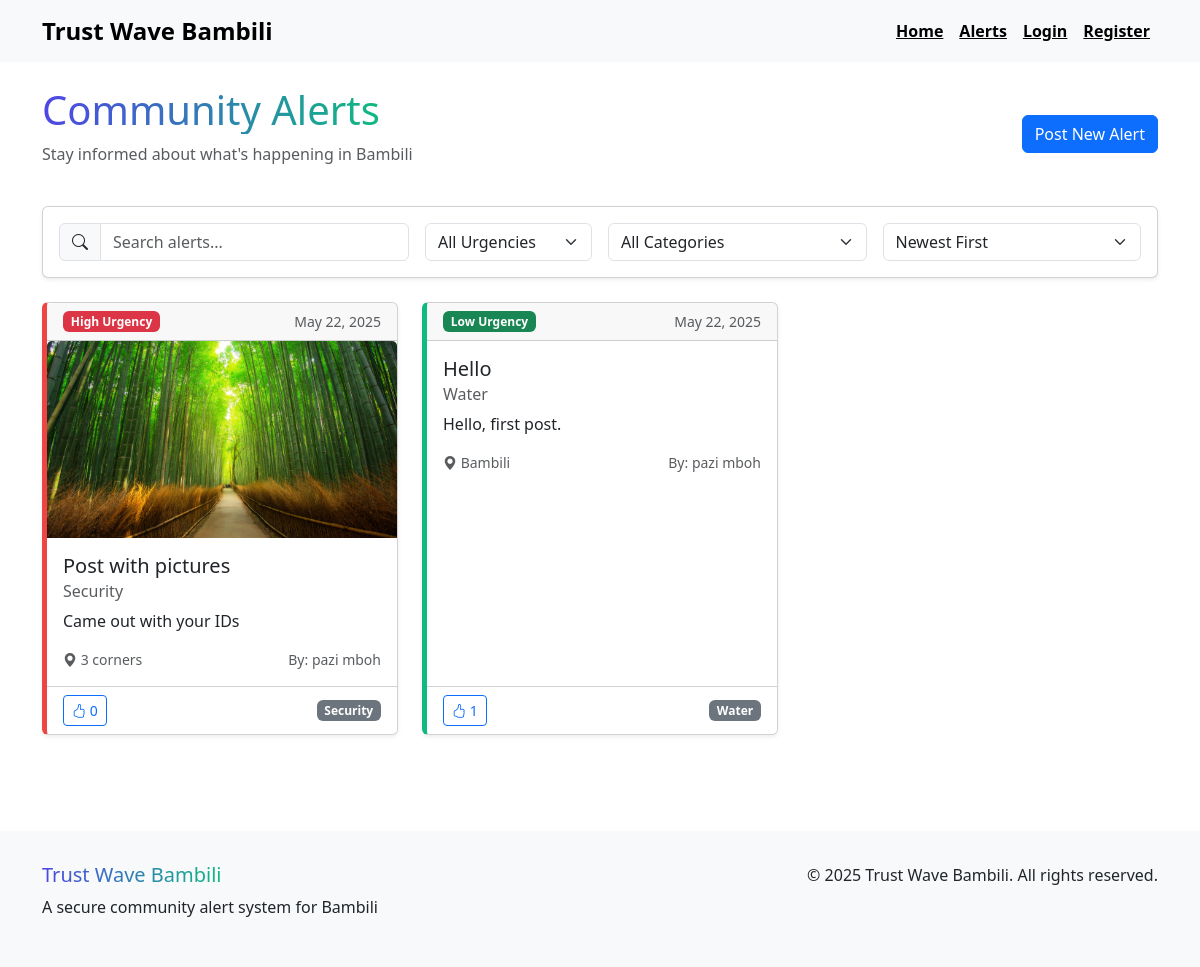
The app's page /alerts/, older data.
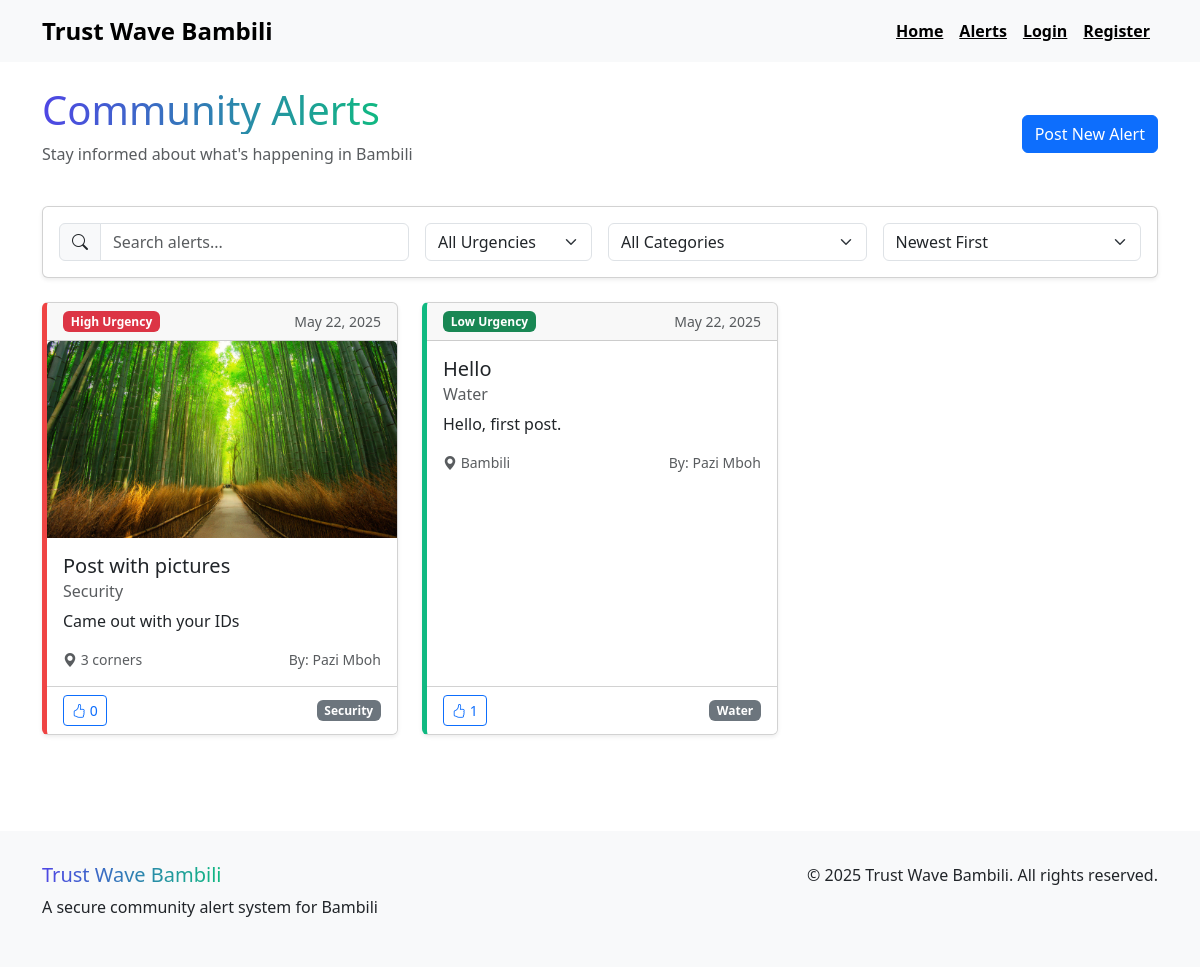
The same page, newer data.
### trustwave/models.py (models this page shows, shortened)
class Alert(models.Model):
    URGENCY_CHOICES = [
        ('low', 'Low'),
        ('medium', 'Medium'),
        ('high', 'High'),
    ]
    title = models.CharField(max_length=255)
    description = models.TextField()
    location = models.CharField(max_length=255)
    urgency = models.CharField(max_length=10, choices=URGENCY_CHOICES)
    category = models.CharField(max_length=100)
    created_at = models.DateTimeField(auto_now_add=True)
    user = models.ForeignKey(CustomUser, on_delete=models.CASCADE)
    image = models.ImageField(upload_to='alert_images/', blank=True, null=True)
    @property
    def votes(self):
        return self.alertvote_set.count()

class CustomUser(AbstractUser):
    username = None
    full_name = models.CharField(max_length=255)
    email = models.EmailField(_('email address'), unique=True)
    phone_number = models.CharField(
        max_length=15,
        validators=[RegexValidator(r'^\+?1?\d{9,15}$', message="Phone number must be entered in the format: '+999999999'. Up to 15 digits allowed.")],
        unique=True
    )
    profession = models.CharField(
        max_length=20,
        choices=ProfessionType.choices,
        default=ProfessionType.OTHER
    )
    location = models.CharField(max_length=255)
    id_card = models.ImageField(upload_to='id_cards/', blank=True, null=True)
    supporting_doc = models.FileField(upload_to='supporting_docs/', blank=True, null=True)
    status = models.CharField(
        max_length=20,
        choices=AccountStatus.choices,
        default=AccountStatus.PENDING
    )
    created_at = models.DateTimeField(auto_now_add=True)
    is_admin = models.BooleanField(default=False)
    objects = CustomUserManager()  # <-- Add this line
    USERNAME_FIELD = 'email'
    REQUIRED_FIELDS = ['full_name', 'phone_number', 'profession', 'location']

### trustwave/views.py (the view)
# urls.py: path('alerts/', views.alerts, name='alerts'),
def alerts(request):
    all_alerts = Alert.objects.all().order_by('-created_at')
    urgency = request.GET.get('urgency', 'all')
    category = request.GET.get('category', 'all')
    sort_by = request.GET.get('sort_by', 'date')
    search = request.GET.get('search', '')
    if urgency != 'all':
        all_alerts = all_alerts.filter(urgency=urgency)
    if category != 'all':
        all_alerts = all_alerts.filter(category=category)
    if search:
        all_alerts = all_alerts.filter(
            Q(title__icontains=search) |
            Q(description__icontains=search) |
            Q(location__icontains=search)
        )
    if sort_by == 'votes':
        all_alerts = sorted(all_alerts, key=lambda a: a.votes, reverse=True)
    elif sort_by == 'urgency':
        urgency_weights = {'high': 3, 'medium': 2, 'low': 1}
        all_alerts = sorted(all_alerts, key=lambda a: urgency_weights.get(a.urgency, 0), reverse=True)
    categories = Alert.objects.values_list('category', flat=True).distinct()
    paginator = Paginator(all_alerts, 9)  # 9 alerts per page
    page_number = request.GET.get('page')
    page_obj = paginator.get_page(page_number)
    context = {
        'alerts': page_obj,
        'categories': categories,
        'selected_urgency': urgency,
        'selected_category': category,
        'selected_sort': sort_by,
        'search_term': search
    }
    return render(request, 'alerts.html', context)

### trustwave/templates/alerts.html (shortened to what the changed rows need)
{% extends "base.html" %}
{% block content %}
<div class="container py-4">
    <div class="d-flex justify-content-between align-items-center mb-4">
        <div>
            <h1 class="wave-text">Community Alerts</h1>
        </div>
    </div>
    {% if alerts %}
        <div class="row">
            {% for alert in alerts %}
                <div class="col-md-6 col-lg-4 mb-4">
                    <div class="card h-100 shadow-sm alert-card urgency-{{ alert.urgency }}">
                        <div class="card-header d-flex justify-content-between align-items-center">
                            <span class="badge {% if alert.urgency == 'high' %}bg-danger{% elif alert.urgency == 'medium' %}bg-warning{% else %}bg-success{% endif %}">
                                {{ alert.urgency|title }} Urgency
                            </span>
                            <small class="text-muted">{{ alert.created_at|date:"M d, Y" }}</small>
                        </div>
                        {% if alert.image %}
                            <img src="{{ alert.image.url }}" class="card-img-top" alt="{{ alert.title }}">
                        {% endif %}
                        <div class="card-body">
                            <h5 class="card-title">{{ alert.title }}</h5>
                            <h6 class="card-subtitle mb-2 text-muted">{{ alert.category }}</h6>
                            <p class="card-text">{{ alert.description|truncatechars:150 }}</p>
                            <div class="d-flex justify-content-between align-items-center mt-3">
                                <small class="text-muted"><i class="bi bi-geo-alt-fill"></i> {{ alert.location }}</small>
                                <small class="text-muted">By: {{ alert.user.full_name }}</small>
                            </div>
                        </div>
                        <div class="card-footer d-flex justify-content-between align-items-center bg-white">
                            <div class="d-flex align-items-center">
                                <button class="btn btn-sm btn-outline-primary vote-button" data-alert-id="{{ alert.id }}">
                                    <i class="bi bi-hand-thumbs-up{% if user.is_authenticated and user in alert.alertvote_set.all.user %}-fill{% endif %}"></i>
                                    <span class="vote-count">{{ alert.votes }}</span>
                                </button>
                            </div>
                            <span class="badge bg-secondary">{{ alert.category }}</span>
                        </div>
                    </div>
                </div>
            {% endfor %}
        </div>
    {% endif %}
</div>
{% endblock %}

Row changes from the older to the newer data that the page shows:
changed through a linked row, Alert "Post with pictures": user.full_name "pazi mboh" → "Pazi Mboh"
changed through a linked row, Alert "Hello": user.full_name "pazi mboh" → "Pazi Mboh"
